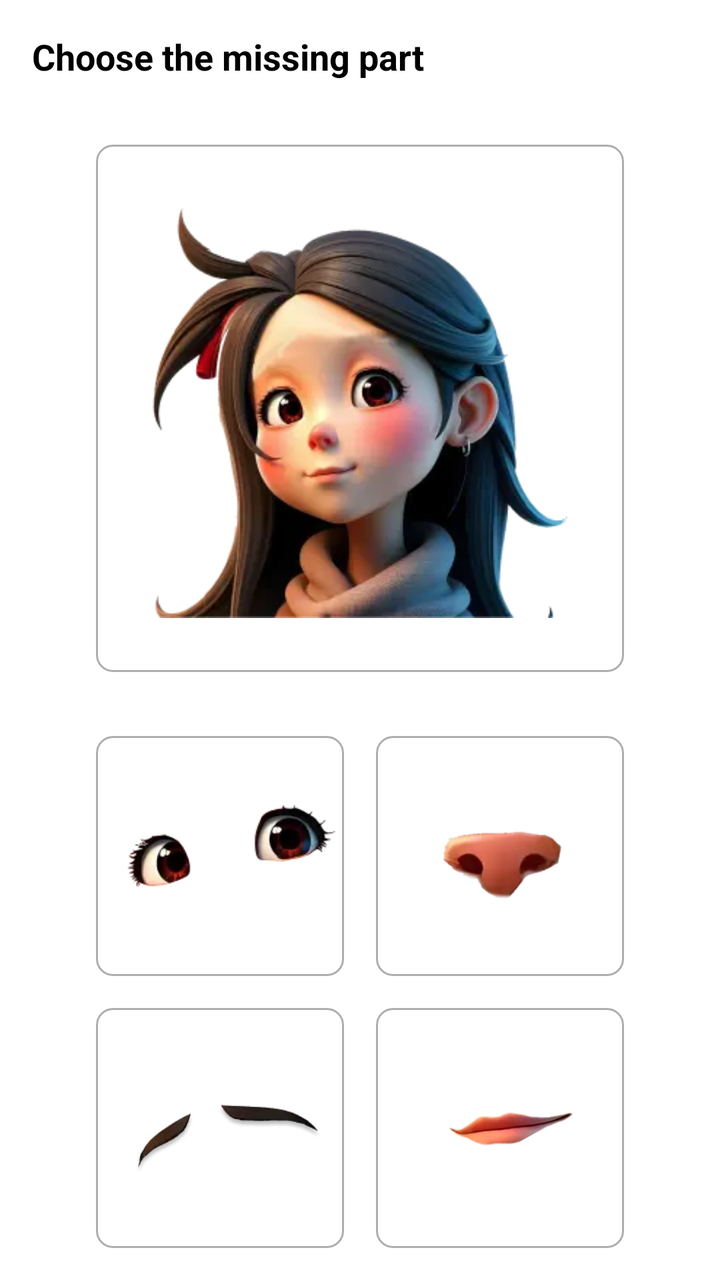
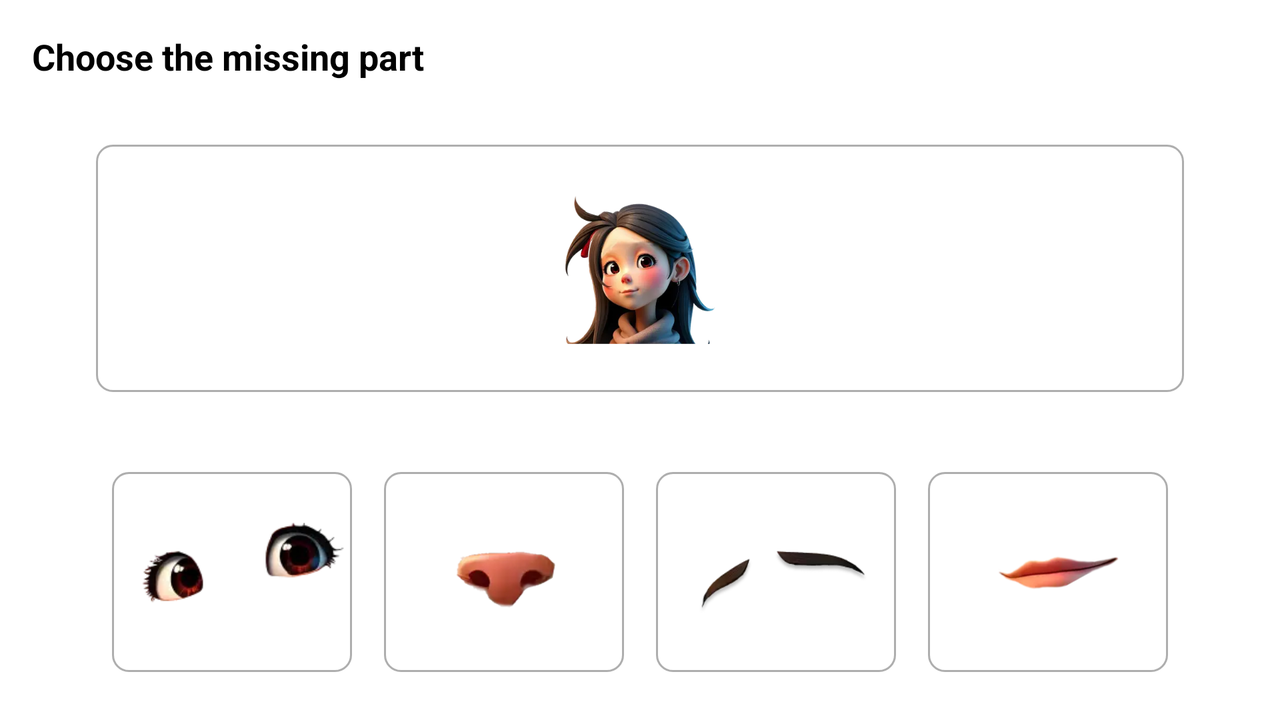

One screen, two layout resources from the same app: the default and the repository's alternative for another configuration. Each is rendered where Android would select it; the XML of both is given below.
<!-- AndroidManifest.xml: application theme Theme.AnganwadiApplication -->
<!-- res/layout/fragment_cognitive_tast_third.xml -->
<?xml version="1.0" encoding="utf-8"?>
<androidx.constraintlayout.widget.ConstraintLayout
    xmlns:android="http://schemas.android.com/apk/res/android"
    xmlns:app="http://schemas.android.com/apk/res-auto"
    android:layout_width="match_parent"
    android:layout_height="match_parent"
    android:orientation="vertical"
    android:padding="16dp">

    <TextView
        android:id="@+id/tvTitle"
        app:layout_constraintTop_toTopOf="parent"
        android:layout_width="match_parent"
        android:layout_height="wrap_content"
        android:layout_marginBottom="16dp"
        android:textStyle="bold"
        android:text="Choose the missing part"
        android:textColor="@android:color/black"
        android:textSize="18sp" />


    
    <FrameLayout
        android:layout_marginHorizontal="32dp"
        app:layout_constraintEnd_toEndOf="parent"
        app:layout_constraintBottom_toTopOf="@id/cl"
        app:layout_constraintStart_toStartOf="parent"
        app:layout_constraintTop_toBottomOf="@+id/tvTitle"
        android:layout_gravity="center"
        android:background="@drawable/background_8_white"
        android:layout_width="0dp"
        android:layout_height="0dp"
        android:layout_marginVertical="32dp">

        <ImageView
            android:layout_margin="24dp"
            android:src="@drawable/ic_cognitive_task_question"
            android:layout_width="match_parent"
            android:layout_height="match_parent"
            android:layout_gravity="center"/>
    </FrameLayout>

    
    <androidx.constraintlayout.widget.ConstraintLayout
        android:id="@+id/cl"
        app:layout_constraintBottom_toBottomOf="parent"
        android:layout_width="match_parent"
        android:layout_height="wrap_content"
        android:layout_marginHorizontal="32dp"
        android:layout_weight="1">

        
        <LinearLayout
            android:id="@+id/topButtonsRow"
            android:layout_width="match_parent"
            android:layout_height="wrap_content"
            android:orientation="horizontal"
            app:layout_constraintTop_toTopOf="parent">

            <ImageView
                android:src="@drawable/ic_cognitive_task_option1"
                android:textSize="24sp"
                android:gravity="center"
                android:id="@+id/btnPlus"
                android:layout_width="0dp"
                android:textColor="@color/black"
                android:layout_height="120dp"
                android:layout_weight="1"
                android:layout_marginEnd="8dp"
                android:background="@drawable/background_8_white"/>

            <ImageView
                android:src="@drawable/ic_cognitive_task_option2"
                android:textSize="24sp"
                android:textColor="@color/black"
                android:gravity="center"
                android:id="@+id/btnCircle"
                android:layout_width="0dp"
                android:layout_height="120dp"
                android:layout_weight="1"
                android:layout_marginStart="8dp"
                android:background="@drawable/background_8_white"/>
        </LinearLayout>

        
        <LinearLayout
            android:id="@+id/bottomButtonsRow"
            android:layout_width="match_parent"
            android:layout_height="wrap_content"
            android:orientation="horizontal"
            android:layout_marginTop="16dp"
            app:layout_constraintTop_toBottomOf="@id/topButtonsRow">

            <ImageView
                android:src="@drawable/ic_cognitive_task_option3"
                android:textSize="24sp"
                android:gravity="center"
                android:id="@+id/btnMinus"
                android:layout_width="0dp"
                android:textColor="@color/black"
                android:layout_height="120dp"
                android:layout_weight="1"
                android:layout_marginEnd="8dp"
                android:background="@drawable/background_8_white"/>

            <ImageView
                android:src="@drawable/ic_cognitive_task_option4"
                android:textSize="24sp"
                android:textColor="@color/black"
                android:gravity="center"
                android:id="@+id/btnEqual"
                android:layout_width="0dp"
                android:layout_height="120dp"
                android:layout_weight="1"
                android:layout_marginStart="8dp"
                android:background="@drawable/background_8_white"/>
        </LinearLayout>

    </androidx.constraintlayout.widget.ConstraintLayout>
</androidx.constraintlayout.widget.ConstraintLayout>
<!-- resources referenced by this layout -->
<resources>
  <color name="black">#FF000000</color>
  <!-- drawable background_8_white (drawable) -->
  <?xml version="1.0" encoding="utf-8"?>
  <layer-list xmlns:android="http://schemas.android.com/apk/res/android">
  
      
      <item>
          <shape>
              <stroke android:color="@color/gray" android:width="1dp"/>
              <corners android:radius="8dp"/>
              <solid android:angle="270.0" android:color="@color/white"/>
          </shape>
  
      </item>
  
  
  </layer-list>
  <!-- drawable ic_cognitive_task_option1: webp bitmap (drawable, 2430 bytes) -->
  <!-- drawable ic_cognitive_task_option2: webp bitmap (drawable, 2388 bytes) -->
  <!-- drawable ic_cognitive_task_option3: webp bitmap (drawable, 3206 bytes) -->
  <!-- drawable ic_cognitive_task_option4: webp bitmap (drawable, 3110 bytes) -->
  <!-- drawable ic_cognitive_task_question: webp bitmap (drawable, 10282 bytes) -->
  <style name="Theme.AnganwadiApplication" parent="Theme.MaterialComponents.DayNight.NoActionBar">
          
          <item name="colorPrimary">@color/darkBlue</item>
          <item name="colorPrimaryVariant">@color/purple_700</item>
          <item name="colorOnPrimary">@color/white</item>
          
          <item name="colorSecondary">@color/teal_200</item>
          <item name="colorSecondaryVariant">@color/teal_700</item>
          <item name="colorOnSecondary">@color/black</item>
          
          <item name="android:statusBarColor">@color/darkBlue</item>
          
      </style>
  <color name="gray">#AEAEAE</color>
  <color name="white">#FFFFFFFF</color>
  <color name="darkBlue">#07073D</color>
  <color name="purple_700">#FF3700B3</color>
  <color name="teal_200">#FF03DAC5</color>
  <color name="teal_700">#FF018786</color>
</resources>
<!-- res/layout-land/fragment_cognitive_tast_third.xml (the repository's variant of the layout above) -->
<!-- drawn on the phone turned sideways -->
<?xml version="1.0" encoding="utf-8"?>
<androidx.constraintlayout.widget.ConstraintLayout
    xmlns:android="http://schemas.android.com/apk/res/android"
    xmlns:app="http://schemas.android.com/apk/res-auto"
    android:layout_width="match_parent"
    android:layout_height="match_parent"
    android:orientation="vertical"
    android:padding="16dp">


    <TextView
        android:id="@+id/tvTitle"
        app:layout_constraintTop_toTopOf="parent"
        android:layout_width="match_parent"
        android:layout_height="wrap_content"
        android:layout_marginBottom="16dp"
        android:textStyle="bold"
        android:text="Choose the missing part"
        android:textColor="@android:color/black"
        android:textSize="18sp" />


    
    <FrameLayout
        android:layout_marginHorizontal="32dp"
        app:layout_constraintEnd_toEndOf="parent"
        app:layout_constraintBottom_toTopOf="@id/cl"
        app:layout_constraintStart_toStartOf="parent"
        app:layout_constraintTop_toBottomOf="@+id/tvTitle"
        android:layout_gravity="center"
        android:background="@drawable/background_8_white"
        android:layout_width="0dp"
        android:layout_height="0dp"
        android:layout_marginVertical="32dp">

        <ImageView
            android:layout_margin="24dp"
            android:src="@drawable/ic_cognitive_task_question"
            android:layout_width="match_parent"
            android:layout_height="match_parent"
            android:layout_gravity="center"/>
    </FrameLayout>

    
    <androidx.constraintlayout.widget.ConstraintLayout
        android:id="@+id/cl"
        app:layout_constraintBottom_toBottomOf="parent"
        android:layout_width="match_parent"
        android:layout_height="wrap_content"
        android:layout_marginHorizontal="32dp"
        android:layout_weight="1">

        
        <LinearLayout
            android:id="@+id/topButtonsRow"
            android:layout_width="match_parent"
            android:layout_height="wrap_content"
            android:orientation="horizontal"
            app:layout_constraintTop_toTopOf="parent">

            <ImageView
                android:src="@drawable/ic_cognitive_task_option1"
                android:textSize="24sp"
                android:gravity="center"
                android:id="@+id/btnPlus"
                android:layout_width="0dp"
                android:textColor="@color/black"
                android:layout_height="100dp"
                android:layout_weight="1"
                android:layout_margin="8dp"
                android:background="@drawable/background_8_white"/>

            <ImageView
                android:src="@drawable/ic_cognitive_task_option2"
                android:textSize="24sp"
                android:textColor="@color/black"
                android:gravity="center"
                android:id="@+id/btnCircle"
                android:layout_width="0dp"
                android:layout_height="100dp"
                android:layout_weight="1"
                android:layout_margin="8dp"
                android:background="@drawable/background_8_white"/>
            <ImageView
                android:src="@drawable/ic_cognitive_task_option3"
                android:textSize="24sp"
                android:gravity="center"
                android:id="@+id/btnMinus"
                android:layout_width="0dp"
                android:textColor="@color/black"
                android:layout_height="100dp"
                android:layout_weight="1"
                android:layout_margin="8dp"
                android:background="@drawable/background_8_white"/>

            <ImageView
                android:src="@drawable/ic_cognitive_task_option4"
                android:textSize="24sp"
                android:textColor="@color/black"
                android:gravity="center"
                android:id="@+id/btnEqual"
                android:layout_width="0dp"
                android:layout_height="100dp"
                android:layout_weight="1"
                android:layout_margin="8dp"
                android:background="@drawable/background_8_white"/>
        </LinearLayout>


    </androidx.constraintlayout.widget.ConstraintLayout>
</androidx.constraintlayout.widget.ConstraintLayout>
